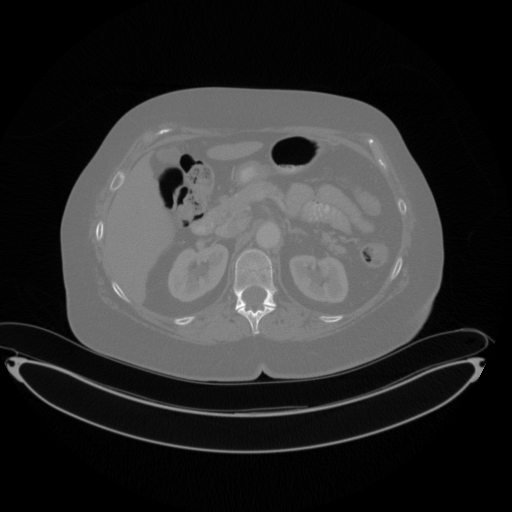
#> input picture examsets/Spring2024/02502_exam_spring_2024_data/vertebraCT/1-353.dcm, 512 x 512 px
$ python exam.py
#> lines starting #> are read from the running program, lines starting #| are printed output that depends on the picture; after the words box and inside, x2 and y2 are one past the last pixel; in counts of white or black regions, pixels touching at a corner belong together; pictures that were not available may be replaced by others from this repository, and a replacement may not be noted
import numpy as np
import matplotlib.pyplot as plt
import pydicom
from skimage import morphology, measure, io
from skimage.morphology import disk
from skimage.metrics import adapted_rand_error
from skimage.transform import resize

# -------------------- Load Data --------------------
# Replace with your file paths
dicom_path = '1-353.dcm'
mask_path = 'vertebra_gt.png'  # Expert mask

# Load DICOM image
ds = pydicom.dcmread(dicom_path)
image = ds.pixel_array.astype(np.int16)
#> image is the input picture: shape (512, 512) int16; min -1024, max 1074, mean -633.6
if 'RescaleSlope' in ds and 'RescaleIntercept' in ds:
    image = image * ds.RescaleSlope + ds.RescaleIntercept

# Load expert mask (assumes it is binary, 0-255 or 0-1)
expert_mask = io.imread(mask_path)
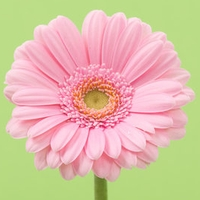
#> input picture examsets/Spring2024/02502_exam_spring_2024_data/flowers/flower01.jpg, 200 x 200 px, given in place of vertebra_gt.png, which was not available
#> expert_mask is the input picture: shape (200, 200, 3); mean R, G, B 218.4, 191.4, 165.5
if expert_mask.ndim == 3:
    expert_mask = expert_mask[:, :, 0]
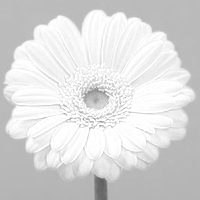
#> expert_mask: shape (200, 200); min 95, max 255, mean 218.4
expert_mask = expert_mask > 0
#> expert_mask: shape (200, 200) bool; every value is 1

# Resize expert mask to match DICOM shape if needed
if expert_mask.shape != image.shape:
    expert_mask = resize(expert_mask, image.shape, order=0, preserve_range=True).astype(bool)
#> expert_mask: shape (512, 512) bool; every value is 1

# -------------------- Segmentation --------------------
binary_image = image > 200
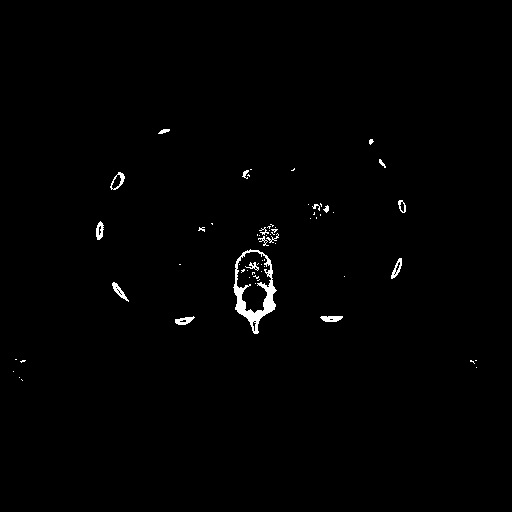
#> binary_image: shape (512, 512) bool; 0.84% white; 65 white regions (47 under 20 px), largest, box (x1, y1, x2, y2) and area: (233, 249, 277, 334) 1066, (320, 316, 343, 322) 109, (112, 282, 129, 302) 107
closed_image = morphology.closing(binary_image, disk(3))
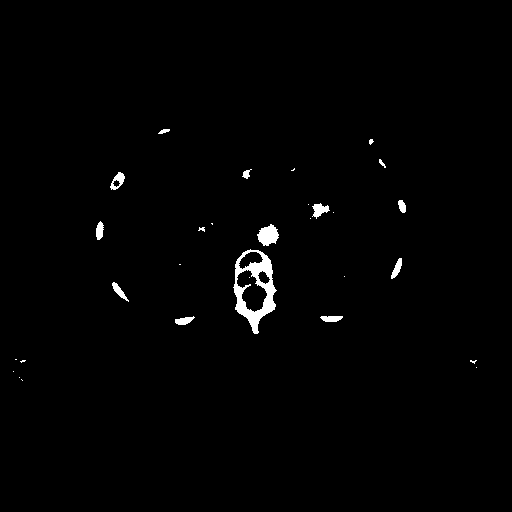
#> closed_image: shape (512, 512) bool; 1.1% white; 30 white regions (15 under 20 px), largest, box (x1, y1, x2, y2) and area: (233, 249, 277, 334) 1467, (257, 224, 279, 246) 324, (312, 203, 330, 219) 153
label_image = measure.label(closed_image)
#> label_image: shape (512, 512) int32; 31 distinct labels, from 0 to 30

# Filter BLOBs by area
segmentation_mask = np.zeros_like(label_image, dtype=bool)
blob_areas = []
for region in measure.regionprops(label_image):
    blob_areas.append(region.area)
    if region.area >= 500:
        segmentation_mask[label_image == region.label] = True
#> this loop made 30 passes
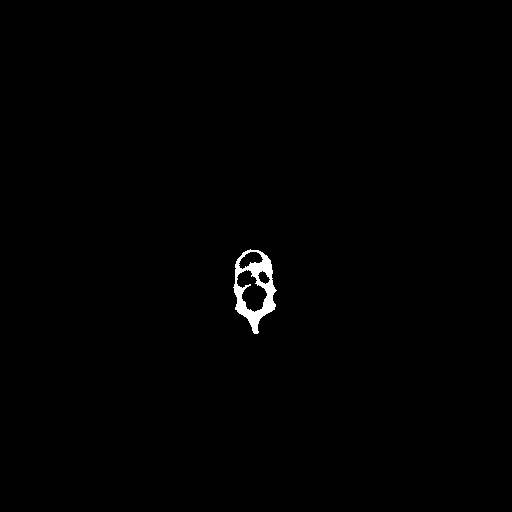
#> segmentation_mask: shape (512, 512) bool; 0.56% white; 1 white region, box (x1, y1, x2, y2) and area: (233, 249, 277, 334) 1467
#> after the loop, blob_areas = 30 values, max 1467 at index 15, min 1 at index 8, mean 97.33

# -------------------- Statistics --------------------
# Histogram using expert mask
vertebra_pixels = image[expert_mask]
plt.hist(vertebra_pixels, bins=100)
plt.title("HU Histogram in Expert Mask")
plt.xlabel("Hounsfield Units")
plt.ylabel("Frequency")
plt.grid(True)
plt.show()
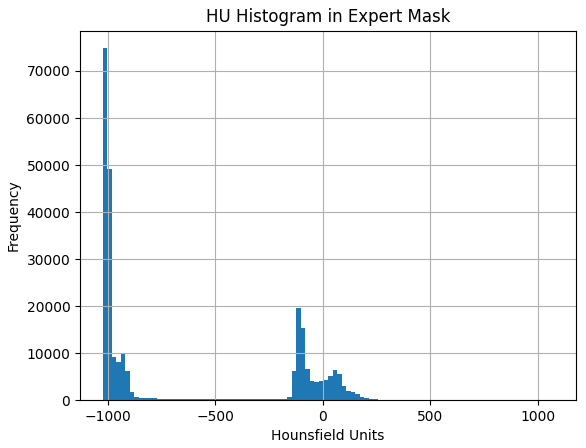
#> figure drawn by matplotlib, 1 panel; tallest bar 74848 high, from x = -1024 to -1003

# Mean and Std in segmentation
segmented_pixels = image[segmentation_mask]
#> segmented_pixels = 1467 values, max 1074 at index 987, min 53 at index 1111, mean 373.6
mean_hu = np.mean(segmented_pixels)
#> mean_hu = 373.6
std_hu = np.std(segmented_pixels)
#> std_hu = 223.8
print(f"Mean HU (segmentation): {mean_hu:.2f}")
#| Mean HU (segmentation): 373.65
print(f"Std HU (segmentation): {std_hu:.2f}")
#| Std HU (segmentation): 223.80

# Min and Max BLOB areas
min_area = np.min(blob_areas) if blob_areas else 0
#> min_area = 1
max_area = np.max(blob_areas) if blob_areas else 0
#> max_area = 1467
print(f"Minimum BLOB area: {min_area} pixels")
#| Minimum BLOB area: 1.0 pixels
print(f"Maximum BLOB area: {max_area} pixels")
#| Maximum BLOB area: 1467.0 pixels

# -------------------- DICE Score --------------------
# Compute DICE = 2 * |A ∩ B| / (|A| + |B|)
intersection = np.logical_and(segmentation_mask, expert_mask).sum()
#> intersection = 1467
dice_score = 2 * intersection / (segmentation_mask.sum() + expert_mask.sum())
#> dice_score = 0.0111
print(f"DICE Score: {dice_score:.4f}")
#| DICE Score: 0.0111
